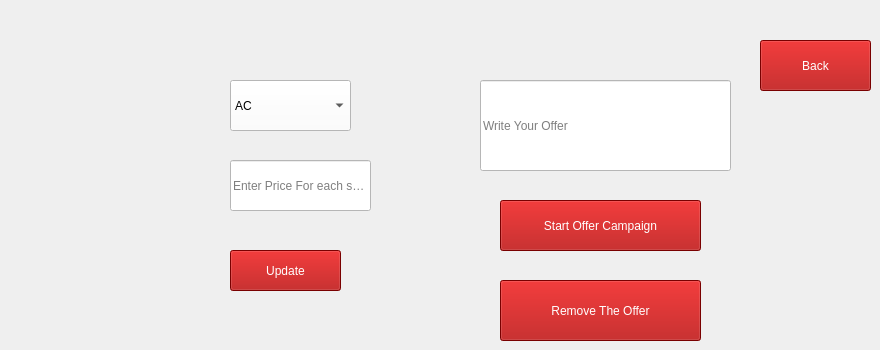
      <widget class="QWidget" name="OfferPage">
       <widget class="QComboBox" name="TypeSelect">
        <property name="geometry">
         <rect>
          <x>230</x>
          <y>80</y>
          <width>121</width>
          <height>51</height>
         </rect>
        </property>
        <property name="styleSheet">
         <string notr="true">color: rgb(0, 0, 0);
background-color: rgb(255, 255, 255);</string>
        </property>
        <item>
         <property name="text">
          <string>AC</string>
         </property>
        </item>
        <item>
         <property name="text">
          <string>NON AC</string>
         </property>
        </item>
       </widget>
       <widget class="QLineEdit" name="EnterNewPrice">
        <property name="geometry">
         <rect>
          <x>230</x>
          <y>160</y>
          <width>141</width>
          <height>51</height>
         </rect>
        </property>
        <property name="styleSheet">
         <string notr="true">background-color: rgb(255, 255, 255);</string>
        </property>
        <property name="placeholderText">
         <string>Enter Price For each seat</string>
        </property>
       </widget>
       <widget class="QPushButton" name="UpdatePrice">
        <property name="geometry">
         <rect>
          <x>230</x>
          <y>250</y>
          <width>111</width>
          <height>41</height>
         </rect>
        </property>
        <property name="styleSheet">
         <string notr="true">background-color: rgb(170, 0, 0);
color: rgb(255, 255, 255);
font: 700 9pt &quot;Segoe UI&quot;;
font: 700 9pt &quot;Segoe UI&quot;;
font: 14pt &quot;Segoe UI&quot;;</string>
        </property>
        <property name="text">
         <string>Update</string>
        </property>
       </widget>
       <widget class="QLineEdit" name="EnterTheOffer">
        <property name="geometry">
         <rect>
          <x>480</x>
          <y>80</y>
          <width>251</width>
          <height>91</height>
         </rect>
        </property>
        <property name="styleSheet">
         <string notr="true">color: rgb(0, 0, 0);
background-color: rgb(255, 255, 255);</string>
        </property>
        <property name="placeholderText">
         <string>Write Your Offer</string>
        </property>
       </widget>
       <widget class="QPushButton" name="StartOfferButton">
        <property name="geometry">
         <rect>
          <x>500</x>
          <y>200</y>
          <width>201</width>
          <height>51</height>
         </rect>
        </property>
        <property name="styleSheet">
         <string notr="true">background-color: rgb(170, 0, 0);
color: rgb(255, 255, 255);
font: 700 9pt &quot;Segoe UI&quot;;
font: 700 9pt &quot;Segoe UI&quot;;
font: 14pt &quot;Segoe UI&quot;;</string>
        </property>
        <property name="text">
         <string>Start Offer Campaign</string>
        </property>
       </widget>
       <widget class="QPushButton" name="RemoveOfferButton">
        <property name="geometry">
         <rect>
          <x>500</x>
          <y>280</y>
          <width>201</width>
          <height>61</height>
         </rect>
        </property>
        <property name="styleSheet">
         <string notr="true">background-color: rgb(170, 0, 0);
color: rgb(255, 255, 255);
font: 700 9pt &quot;Segoe UI&quot;;
font: 700 9pt &quot;Segoe UI&quot;;
font: 14pt &quot;Segoe UI&quot;;</string>
        </property>
        <property name="text">
         <string>Remove The Offer</string>
        </property>
       </widget>
       <widget class="QPushButton" name="BackButton_5">
        <property name="geometry">
         <rect>
          <x>760</x>
          <y>40</y>
          <width>111</width>
          <height>51</height>
         </rect>
        </property>
        <property name="styleSheet">
         <string notr="true">background-color: rgb(170, 0, 0);
color: rgb(255, 255, 255);
font: 700 9pt &quot;Segoe UI&quot;;
font: 700 9pt &quot;Segoe UI&quot;;
font: 14pt &quot;Segoe UI&quot;;</string>
        </property>
        <property name="text">
         <string>Back</string>
        </property>
       </widget>
      </widget>
